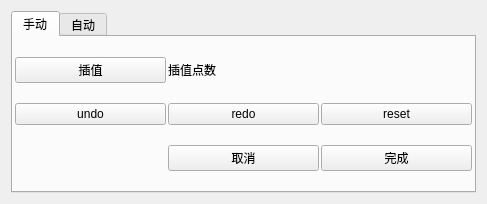
<?xml version="1.0" encoding="UTF-8"?>
<ui version="4.0">
 <class>Form</class>
 <widget class="QWidget" name="Form">
  <property name="geometry">
   <rect>
    <x>0</x>
    <y>0</y>
    <width>487</width>
    <height>204</height>
   </rect>
  </property>
  <property name="windowTitle">
   <string>Form</string>
  </property>
  <layout class="QHBoxLayout" name="horizontalLayout">
   <item>
    <widget class="QTabWidget" name="tabWidget">
     <property name="currentIndex">
      <number>0</number>
     </property>
     <widget class="QWidget" name="tabWidgetPage1">
      <attribute name="title">
       <string>手动</string>
      </attribute>
      <layout class="QGridLayout" name="gridLayout_3">
       <property name="leftMargin">
        <number>2</number>
       </property>
       <property name="topMargin">
        <number>2</number>
       </property>
       <property name="rightMargin">
        <number>2</number>
       </property>
       <property name="bottomMargin">
        <number>2</number>
       </property>
       <property name="spacing">
        <number>2</number>
       </property>
       <item row="1" column="1">
        <widget class="QPushButton" name="btn_redo">
         <property name="sizePolicy">
          <sizepolicy hsizetype="Minimum" vsizetype="Fixed">
           <horstretch>0</horstretch>
           <verstretch>0</verstretch>
          </sizepolicy>
         </property>
         <property name="minimumSize">
          <size>
           <width>50</width>
           <height>0</height>
          </size>
         </property>
         <property name="text">
          <string>redo</string>
         </property>
        </widget>
       </item>
       <item row="2" column="1">
        <widget class="QPushButton" name="btn_cancel">
         <property name="sizePolicy">
          <sizepolicy hsizetype="Minimum" vsizetype="Fixed">
           <horstretch>0</horstretch>
           <verstretch>0</verstretch>
          </sizepolicy>
         </property>
         <property name="minimumSize">
          <size>
           <width>50</width>
           <height>0</height>
          </size>
         </property>
         <property name="text">
          <string>取消</string>
         </property>
        </widget>
       </item>
       <item row="0" column="0">
        <widget class="QPushButton" name="btn_add_point_enable">
         <property name="sizePolicy">
          <sizepolicy hsizetype="Minimum" vsizetype="Fixed">
           <horstretch>0</horstretch>
           <verstretch>0</verstretch>
          </sizepolicy>
         </property>
         <property name="minimumSize">
          <size>
           <width>50</width>
           <height>0</height>
          </size>
         </property>
         <property name="text">
          <string>插值</string>
         </property>
        </widget>
       </item>
       <item row="0" column="1" colspan="2">
        <widget class="QLabel" name="lbl_add_point_count">
         <property name="text">
          <string>插值点数</string>
         </property>
        </widget>
       </item>
       <item row="2" column="2">
        <widget class="QPushButton" name="btn_finish">
         <property name="sizePolicy">
          <sizepolicy hsizetype="Minimum" vsizetype="Fixed">
           <horstretch>0</horstretch>
           <verstretch>0</verstretch>
          </sizepolicy>
         </property>
         <property name="minimumSize">
          <size>
           <width>50</width>
           <height>0</height>
          </size>
         </property>
         <property name="text">
          <string>完成</string>
         </property>
        </widget>
       </item>
       <item row="1" column="2">
        <widget class="QPushButton" name="btn_reset">
         <property name="sizePolicy">
          <sizepolicy hsizetype="Minimum" vsizetype="Fixed">
           <horstretch>0</horstretch>
           <verstretch>0</verstretch>
          </sizepolicy>
         </property>
         <property name="minimumSize">
          <size>
           <width>50</width>
           <height>0</height>
          </size>
         </property>
         <property name="text">
          <string>reset</string>
         </property>
        </widget>
       </item>
       <item row="1" column="0">
        <widget class="QPushButton" name="btn_undo">
         <property name="sizePolicy">
          <sizepolicy hsizetype="Minimum" vsizetype="Fixed">
           <horstretch>0</horstretch>
           <verstretch>0</verstretch>
          </sizepolicy>
         </property>
         <property name="minimumSize">
          <size>
           <width>50</width>
           <height>0</height>
          </size>
         </property>
         <property name="text">
          <string>undo</string>
         </property>
        </widget>
       </item>
      </layout>
     </widget>
     <widget class="QWidget" name="tabWidgetPage2">
      <attribute name="title">
       <string>自动</string>
      </attribute>
     </widget>
    </widget>
   </item>
  </layout>
 </widget>
 <resources/>
 <connections/>
</ui>
